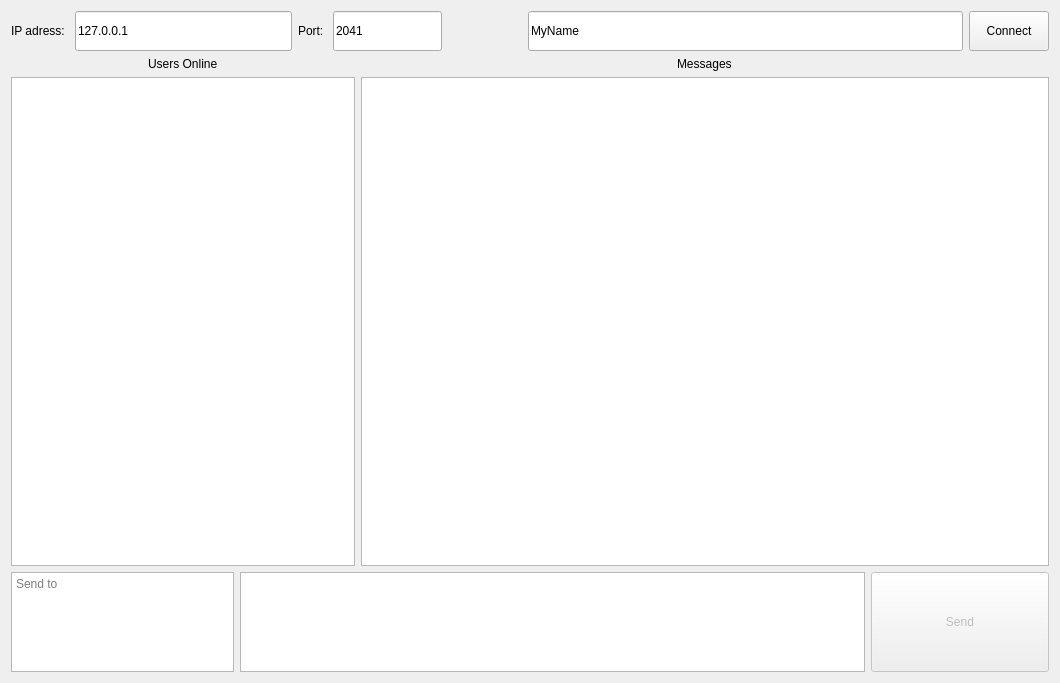
<?xml version="1.0" encoding="UTF-8"?>
<ui version="4.0">
 <class>Dialog</class>
 <widget class="QDialog" name="Dialog">
  <property name="geometry">
   <rect>
    <x>0</x>
    <y>0</y>
    <width>1060</width>
    <height>683</height>
   </rect>
  </property>
  <property name="windowTitle">
   <string>Messenger</string>
  </property>
  <layout class="QGridLayout" name="gridLayout">
   <item row="1" column="0">
    <layout class="QGridLayout" name="gridLayout_2">
     <item row="1" column="2">
      <widget class="QListWidget" name="lwLog">
       <property name="sizePolicy">
        <sizepolicy hsizetype="Expanding" vsizetype="Expanding">
         <horstretch>2</horstretch>
         <verstretch>0</verstretch>
        </sizepolicy>
       </property>
       <property name="selectionMode">
        <enum>QAbstractItemView::NoSelection</enum>
       </property>
      </widget>
     </item>
     <item row="1" column="0">
      <widget class="QListWidget" name="lwUsers">
       <property name="sizePolicy">
        <sizepolicy hsizetype="Expanding" vsizetype="Expanding">
         <horstretch>1</horstretch>
         <verstretch>0</verstretch>
        </sizepolicy>
       </property>
       <property name="selectionMode">
        <enum>QAbstractItemView::ExtendedSelection</enum>
       </property>
       <property name="sortingEnabled">
        <bool>false</bool>
       </property>
      </widget>
     </item>
     <item row="0" column="0" alignment="Qt::AlignHCenter">
      <widget class="QLabel" name="label">
       <property name="text">
        <string>Users Online</string>
       </property>
      </widget>
     </item>
     <item row="0" column="2" alignment="Qt::AlignHCenter">
      <widget class="QLabel" name="label_2">
       <property name="text">
        <string>Messages</string>
       </property>
      </widget>
     </item>
    </layout>
   </item>
   <item row="4" column="0">
    <layout class="QGridLayout" name="gridLayout_4">
     <item row="0" column="1">
      <widget class="QPlainTextEdit" name="pteMessage">
       <property name="sizePolicy">
        <sizepolicy hsizetype="Expanding" vsizetype="Fixed">
         <horstretch>70</horstretch>
         <verstretch>0</verstretch>
        </sizepolicy>
       </property>
       <property name="minimumSize">
        <size>
         <width>0</width>
         <height>100</height>
        </size>
       </property>
       <property name="maximumSize">
        <size>
         <width>16777215</width>
         <height>100</height>
        </size>
       </property>
      </widget>
     </item>
     <item row="0" column="2">
      <widget class="QPushButton" name="pbSend">
       <property name="enabled">
        <bool>false</bool>
       </property>
       <property name="sizePolicy">
        <sizepolicy hsizetype="Expanding" vsizetype="Fixed">
         <horstretch>20</horstretch>
         <verstretch>0</verstretch>
        </sizepolicy>
       </property>
       <property name="minimumSize">
        <size>
         <width>0</width>
         <height>100</height>
        </size>
       </property>
       <property name="maximumSize">
        <size>
         <width>16777215</width>
         <height>100</height>
        </size>
       </property>
       <property name="text">
        <string>Send</string>
       </property>
      </widget>
     </item>
     <item row="0" column="0">
      <widget class="QPlainTextEdit" name="pteAdresses">
       <property name="sizePolicy">
        <sizepolicy hsizetype="Expanding" vsizetype="Fixed">
         <horstretch>25</horstretch>
         <verstretch>0</verstretch>
        </sizepolicy>
       </property>
       <property name="minimumSize">
        <size>
         <width>0</width>
         <height>100</height>
        </size>
       </property>
       <property name="maximumSize">
        <size>
         <width>16777215</width>
         <height>100</height>
        </size>
       </property>
       <property name="centerOnScroll">
        <bool>false</bool>
       </property>
       <property name="placeholderText">
        <string>Send to </string>
       </property>
      </widget>
     </item>
    </layout>
   </item>
   <item row="0" column="0">
    <layout class="QHBoxLayout" name="horizontalLayout">
     <item>
      <widget class="QLabel" name="label_3">
       <property name="text">
        <string>IP adress: </string>
       </property>
      </widget>
     </item>
     <item>
      <widget class="QLineEdit" name="leHost">
       <property name="sizePolicy">
        <sizepolicy hsizetype="Expanding" vsizetype="Fixed">
         <horstretch>10</horstretch>
         <verstretch>0</verstretch>
        </sizepolicy>
       </property>
       <property name="minimumSize">
        <size>
         <width>0</width>
         <height>40</height>
        </size>
       </property>
       <property name="maximumSize">
        <size>
         <width>16777215</width>
         <height>40</height>
        </size>
       </property>
       <property name="text">
        <string>127.0.0.1</string>
       </property>
      </widget>
     </item>
     <item>
      <widget class="QLabel" name="label_4">
       <property name="text">
        <string>Port: </string>
       </property>
      </widget>
     </item>
     <item>
      <widget class="QLineEdit" name="lePort">
       <property name="sizePolicy">
        <sizepolicy hsizetype="Expanding" vsizetype="Fixed">
         <horstretch>5</horstretch>
         <verstretch>0</verstretch>
        </sizepolicy>
       </property>
       <property name="minimumSize">
        <size>
         <width>0</width>
         <height>40</height>
        </size>
       </property>
       <property name="maximumSize">
        <size>
         <width>16777215</width>
         <height>40</height>
        </size>
       </property>
       <property name="text">
        <string>2041</string>
       </property>
      </widget>
     </item>
     <item>
      <spacer name="horizontalSpacer">
       <property name="orientation">
        <enum>Qt::Horizontal</enum>
       </property>
       <property name="sizeHint" stdset="0">
        <size>
         <width>80</width>
         <height>20</height>
        </size>
       </property>
      </spacer>
     </item>
     <item>
      <widget class="QLineEdit" name="leName">
       <property name="sizePolicy">
        <sizepolicy hsizetype="Expanding" vsizetype="Fixed">
         <horstretch>20</horstretch>
         <verstretch>0</verstretch>
        </sizepolicy>
       </property>
       <property name="minimumSize">
        <size>
         <width>0</width>
         <height>40</height>
        </size>
       </property>
       <property name="text">
        <string>MyName</string>
       </property>
      </widget>
     </item>
     <item>
      <widget class="QPushButton" name="pbConnect">
       <property name="minimumSize">
        <size>
         <width>0</width>
         <height>40</height>
        </size>
       </property>
       <property name="text">
        <string>Connect</string>
       </property>
      </widget>
     </item>
    </layout>
   </item>
  </layout>
 </widget>
 <layoutdefault spacing="6" margin="11"/>
 <tabstops>
  <tabstop>leHost</tabstop>
  <tabstop>lePort</tabstop>
  <tabstop>leName</tabstop>
  <tabstop>pbConnect</tabstop>
  <tabstop>lwLog</tabstop>
  <tabstop>lwUsers</tabstop>
 </tabstops>
 <resources/>
 <connections/>
</ui>
